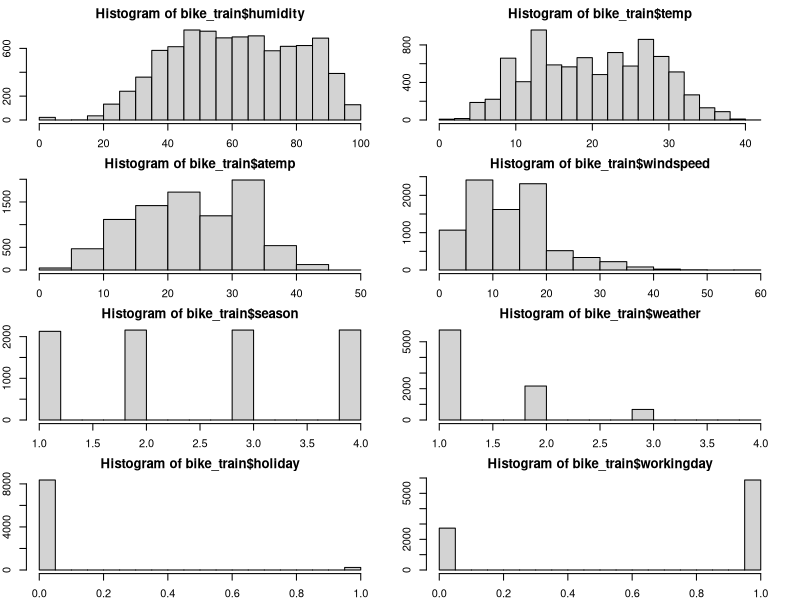
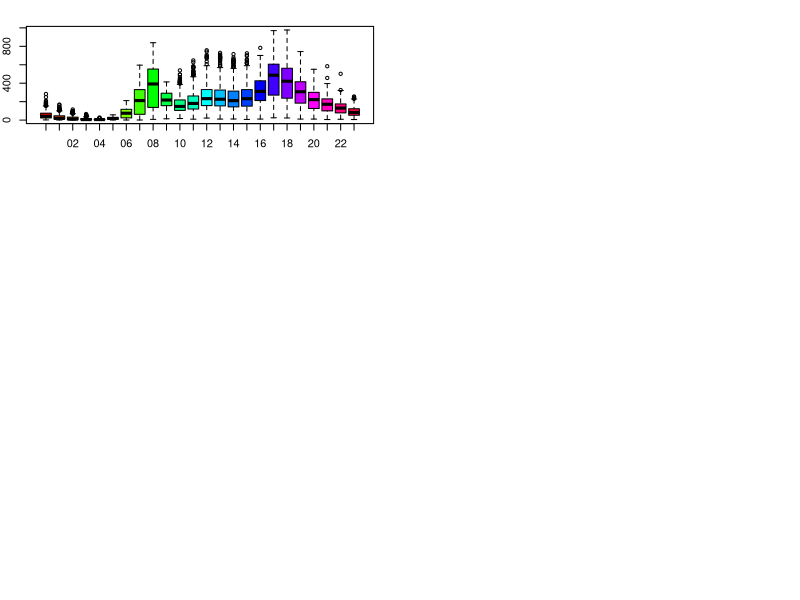
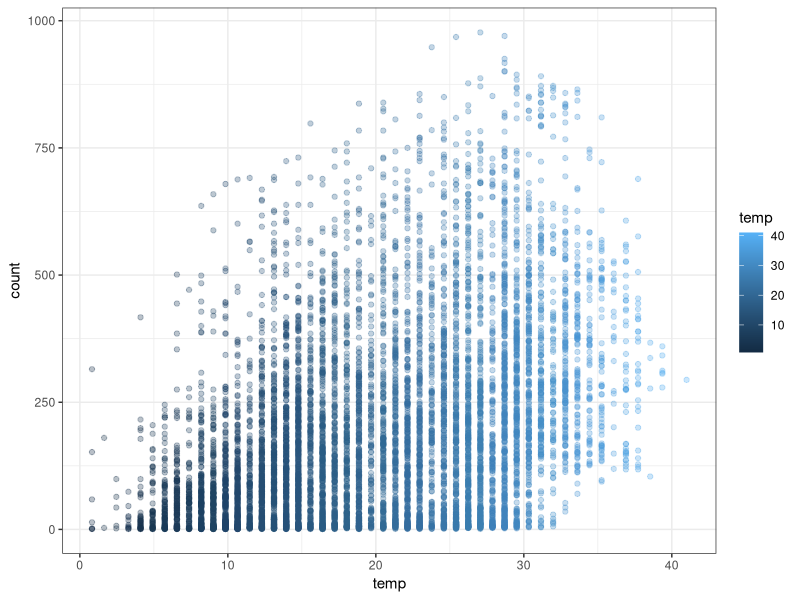
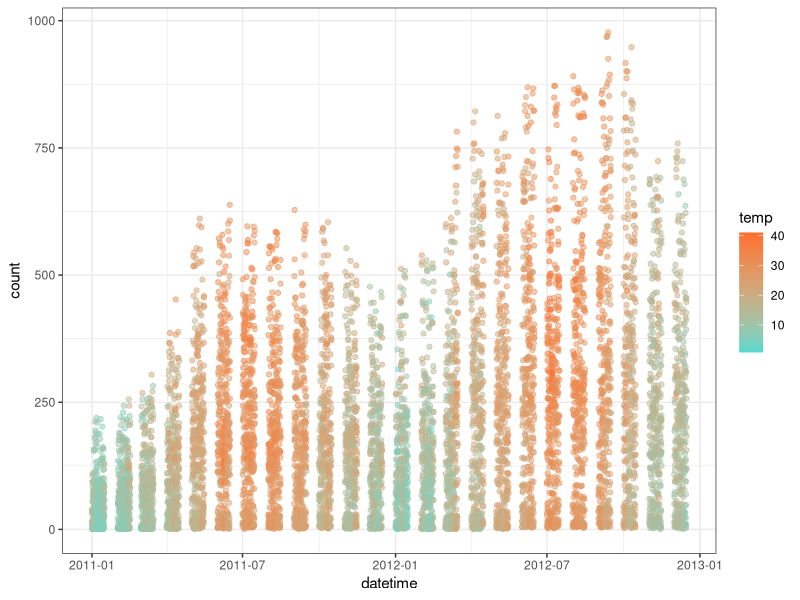
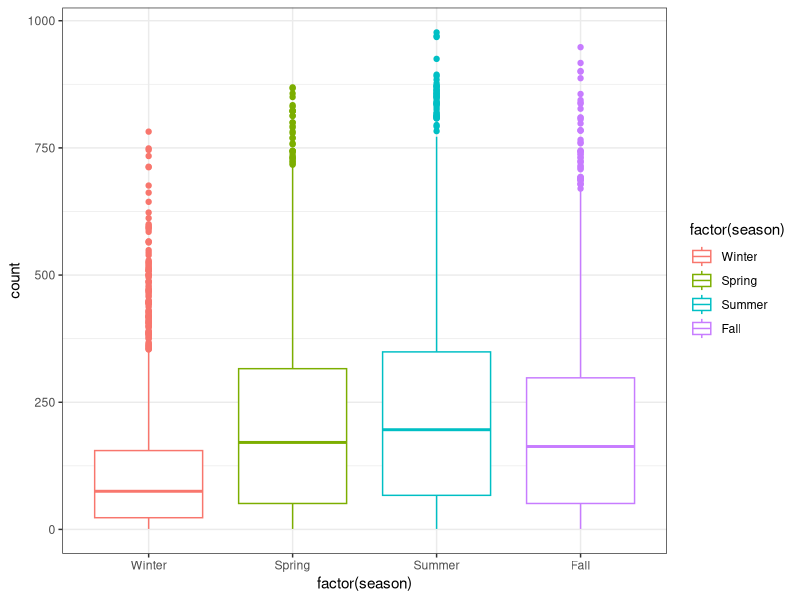

Source code (R) for these figures, in order:
# clean
rm(list=ls())
getwd()

# load data
bike_train <- read.csv("bike_train.csv", sep = ",")

# format datetime column
bike_train$datetime <- as.POSIXct(bike_train$datetime, tz = "", format = "%Y-%m-%d%H:%M:%S")

# initial histograms for overview of data
par(mfrow=c(4,2));
par(mar = rep(2, 4));
hist(bike_train$humidity);
hist(bike_train$temp);
hist(bike_train$atemp);
hist(bike_train$windspeed);
hist(bike_train$season);
hist(bike_train$weather);
hist(bike_train$holiday);
hist(bike_train$workingday);

# factorize non-continuous columns
bike_train$season <- factor(bike_train$season, labels = c("Winter", "Spring", "Summer", "Fall"))
bike_train$holidy <- factor(bike_train$holiday, labels = c("Not_Holiday", "Holiday"))
bike_train$workingday <- factor(bike_train$workingday, labels = c("Not_Working_Day", "Working_Day"))
bike_train$weather <- factor(bike_train$weather, labels = c("Good", "Normal", "Bad", "Very Bad"))

# create factored hour column from datetime
bike_train$hour=substr(bike_train$datetime,12,13)
bike_train$hour=as.factor(bike_train$hour)

# boxplot relation between hour and count of rentals
boxplot(bike_train$count~bike_train$hour,xlab="hour", ylab="count of rentals", col=rainbow(length(unique(bike_train$hour))))

library(ggplot2)

ggplot(data = bike_train, aes(temp,count)) + geom_point(alpha = 0.3, aes(color = temp)) + theme_bw()

bike_train$datetime <- as.POSIXct(bike_train$datetime)
pl <- ggplot(bike_train,aes(datetime,count)) + geom_point(aes(color=temp),alpha=0.5)
pl + scale_color_continuous(low = '#55D8CE',high = '#FF6E2E') + theme_bw()

cor(bike_train[,c('temp','count')])

ggplot(bike_train,aes(factor(season),count)) + geom_boxplot(aes(color = factor(season))) + theme_bw()
